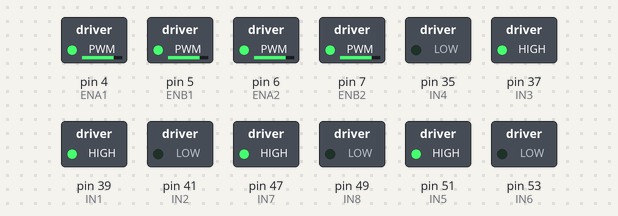
This sketch was run on a simulated Arduino Mega 2560, built with avr-gcc and run on an emulated ATmega2560. Shown: switched loads named in the sketch (green lamp = pin HIGH).

Above: at 0.1 s.
Timing chart, 0 to 1.6 s (numbered marks = the images above):
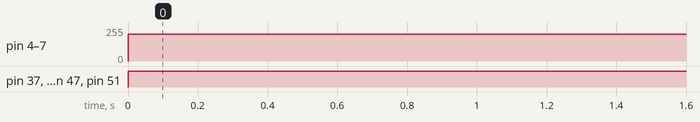

The sketch:

motorAndEncoder.ino
```cpp
// PWM pins for motor speed control
#define ENA1 4 // Motor Driver 1 - Front Left Enable (PWM)
#define ENB1 5 // Motor Driver 1 - Front Right Enable (PWM)
#define ENA2 6 // Motor Driver 2 - Rear Left Enable (PWM)
#define ENB2 7 // Motor Driver 2 - Rear Right Enable (PWM)

// H Bridge direction control pins for motors
#define IN1 39  // Motor Driver 1 - Front Left Direction Pin 1
#define IN2 41  // Motor Driver 1 - Front Left Direction Pin 2
#define IN3 37  // Motor Driver 1 - Front Right Direction Pin 1
#define IN4 35  // Motor Driver 1 - Front Right Direction Pin 2
#define IN5 51 // Motor Driver 2 - Rear Left Direction Pin 1
#define IN6 53 // Motor Driver 2 - Rear Left Direction Pin 2
#define IN7 47 // Motor Driver 2 - Rear Right Direction Pin 1
#define IN8 49 // Motor Driver 2 - Rear Right Direction Pin 2

#define ENCA1 11 // YELLOW FL
#define ENCB1 10 // WHITE  FL
#define ENCA2 13 // YELLOW RL
#define ENCB2 12 // WHITE  RL
#define ENCA3 34 // YELLOW FR
#define ENCB3 36 // WHITE  FR
#define ENCA4 42 // YELLOW RR
#define ENCB4 40 // WHITE  RR

volatile int posi1 = 0;       // Current position for Encoder 1 (pulses)
volatile int rotations1 = 0;  // Rotations for Encoder 1

volatile int posi2 = 0;       // Current position for Encoder 2 (pulses)
volatile int rotations2 = 0;  // Rotations for Encoder 2

volatile int posi3 = 0;       // Current position for Encoder 3 (pulses)
volatile int rotations3 = 0;  // Rotations for Encoder 3

volatile int posi4 = 0;       // Current position for Encoder 4 (pulses)
volatile int rotations4 = 0;  // Rotations for Encoder 4

const int PULSES_PER_REV = 111.25;  // Encoder pulses per revolution
const float WHEEL_DIAMETER = 80.0;  // Diameter of the wheel in mm

// Calculate the wheel's circumference in mm
const float WHEEL_CIRCUMFERENCE_MM = PI * WHEEL_DIAMETER;  // in mm
// Convert circumference from mm to cm
const float WHEEL_CIRCUMFERENCE_CM = WHEEL_CIRCUMFERENCE_MM / 10.0;  // in cm
const float DISTANCE_PER_PULSE_CM = WHEEL_CIRCUMFERENCE_CM / PULSES_PER_REV;  // Distance traveled per pulse in cm


// Global Variable to Store current speed for each wheel
int currentSpeedFL = 0, currentSpeedFR = 0, currentSpeedRL = 0, currentSpeedRR = 0;

int speed = 200;

void setup() {
  // Set all control pins as outputs
  pinMode(ENA1, OUTPUT); // PWM
  pinMode(ENB1, OUTPUT); // PWM
  pinMode(ENA2, OUTPUT); // PWM
  pinMode(ENB2, OUTPUT); // PWM

  pinMode(IN1, OUTPUT);
  pinMode(IN2, OUTPUT);
  pinMode(IN3, OUTPUT);
  pinMode(IN4, OUTPUT);
  pinMode(IN5, OUTPUT);
  pinMode(IN6, OUTPUT);
  pinMode(IN7, OUTPUT);
  pinMode(IN8, OUTPUT);

  // Initialize motors off
  stopMotors();
  pinMode(ENCA1, INPUT);
  pinMode(ENCB1, INPUT);
  attachInterrupt(digitalPinToInterrupt(ENCA1), readEncoder1, RISING);

  pinMode(ENCA2, INPUT);
  pinMode(ENCB2, INPUT);
  attachInterrupt(digitalPinToInterrupt(ENCA2), readEncoder2, RISING);

  pinMode(ENCA3, INPUT);
  pinMode(ENCB3, INPUT);
  attachInterrupt(digitalPinToInterrupt(ENCA3), readEncoder3, RISING);

  pinMode(ENCA4, INPUT);
  pinMode(ENCB4, INPUT);
  attachInterrupt(digitalPinToInterrupt(ENCA4), readEncoder4, RISING);
}

void loop() {

  mecanumDrive(speed, speed, speed, speed); // fl, fr, rl, rr
  encoderFL(); // Encoder 1: Front Left
  encoderRL(); // Encoder 2: Rear Left
  encoderFR(); // Encoder 3: Front Right
  encoderRR(); // Encoder 4: Rear Right
  delay(100);


  // // Forward movement
  // mecanumDrive(255, 255, 255, 255); // All wheels forward at full speed
  // delay(1000);

  // slowStop(); // Slowly stop the motors
  // delay(1000);

  // // Backward movement
  // mecanumDrive(-255, -255, -255, -255); // All wheels backward at full speed
  // delay(1000);

  // slowStop(); // Slowly stop the motors
  // delay(1000);

  // // Crab walk right
  // mecanumDrive(255, -255, -255, 255); // Diagonal motion for right crab walk
  // delay(1000);

  // slowStop(); // Slowly stop the motors
  // delay(1000);

  // // Crab walk left
  // mecanumDrive(-255, 255, 255, -255); // Diagonal motion for left crab walk
  // delay(1000);

  // slowStop(); // Slowly stop the motors
  // delay(1000);

  // // Rotate clockwise
  // mecanumDrive(255, -255, 255, -255); // Opposite directions for adjacent wheels
  // delay(1000);

  // slowStop(); // Slowly stop the motors
  // delay(1000);

  // // Rotate counterclockwise
  // mecanumDrive(-255, 255, -255, 255); // Opposite directions for adjacent wheels
  // delay(1000);

  // slowStop(); // Slowly stop the motors
  // delay(1000);

  // // Stop all motors
  // stopMotors();

  // delay(2000);
}

// Function to drive Mecanum wheels
// fl, fr, rl, rr: Speed for each wheel (-255 to 255)
void mecanumDrive(int fl, int fr, int rl, int rr) {
  currentSpeedFL = fl;
  currentSpeedFR = fr;
  currentSpeedRL = rl;
  currentSpeedRR = rr;

  driveMotor(ENA1, IN1, IN2, fl); // Front Left
  driveMotor(ENB1, IN3, IN4, fr); // Front Right
  driveMotor(ENA2, IN5, IN6, rl); // Rear Left
  driveMotor(ENB2, IN7, IN8, rr); // Rear Right
}

// Function to control an individual motor
// enablePin: PWM pin, inPin1/inPin2: Direction pins, speed: -255 to 255
void driveMotor(int enablePin, int inPin1, int inPin2, int speed) {
  if (speed > 0) {
    digitalWrite(inPin1, HIGH);
    digitalWrite(inPin2, LOW);
  } else if (speed < 0) {
    digitalWrite(inPin1, LOW);
    digitalWrite(inPin2, HIGH);
    speed = -speed; // Make speed positive for PWM
  } else {
    digitalWrite(inPin1, LOW);
    digitalWrite(inPin2, LOW);
  }

  analogWrite(enablePin, constrain(speed, 0, 255)); // Set motor speed
}

// Function to stop all motors
void stopMotors() {
  mecanumDrive(0, 0, 0, 0);
}

// Function to slowly stop all motors
void slowStop() {
  while (currentSpeedFL != 0 || currentSpeedFR != 0 || currentSpeedRL != 0 || currentSpeedRR != 0) {
    // Decrease speed for each wheel gradually
    currentSpeedFL = approachZero(currentSpeedFL);
    currentSpeedFR = approachZero(currentSpeedFR);
    currentSpeedRL = approachZero(currentSpeedRL);
    currentSpeedRR = approachZero(currentSpeedRR);

    // Update the motor speeds
    driveMotor(ENA1, IN1, IN2, currentSpeedFL);
    driveMotor(ENB1, IN3, IN4, currentSpeedFR);
    driveMotor(ENA2, IN5, IN6, currentSpeedRL);
    driveMotor(ENB2, IN7, IN8, currentSpeedRR);

    delay(50); // Small delay for smooth deceleration
  }
}

// Helper function to approach zero gradually
int approachZero(int speed) {
  if (speed > 0) {
    return max(0, speed - 10); // Decrease positive speed
  } else if (speed < 0) {
    return min(0, speed + 10); // Increase negative speed (towards 0)
  }
  return 0; // Already at zero
}

void encoderFL() {
  int pos = 0;
  int revs = 0;
  float distanceTraveled = 0.0;

  // Safely read shared variables
  noInterrupts();
  pos = posi1;
  revs = rotations1;
  distanceTraveled = rotations1 * WHEEL_CIRCUMFERENCE_CM;
  interrupts();

  // Print Encoder 1 data
  Serial.print("Encoder 1 - Position: ");
  Serial.print(pos);
  Serial.print(", Rotations: ");
  Serial.print(revs);
  Serial.print(", Distance Traveled (cm): ");
  Serial.println(distanceTraveled);
}

void encoderRL() {
  int pos = 0;
  int revs = 0;
  float distanceTraveled = 0.0;

  // Safely read shared variables
  noInterrupts();
  pos = posi2;
  revs = rotations2;
  distanceTraveled = rotations2 * WHEEL_CIRCUMFERENCE_CM;
  interrupts();

  // Print Encoder 2 data
  Serial.print("Encoder 2 - Position: ");
  Serial.print(pos);
  Serial.print(", Rotations: ");
  Serial.print(revs);
  Serial.print(", Distance Traveled (cm): ");
  Serial.println(distanceTraveled);
}

void encoderFR() {
  int pos = 0;
  int revs = 0;
  float distanceTraveled = 0.0;

  // Safely read shared variables
  noInterrupts();
  pos = posi3;
  revs = rotations3;
  distanceTraveled = rotations3 * WHEEL_CIRCUMFERENCE_CM;
  interrupts();

  // Print Encoder 2 data
  Serial.print("Encoder 3 - Position: ");
  Serial.print(pos);
  Serial.print(", Rotations: ");
  Serial.print(revs);
  Serial.print(", Distance Traveled (cm): ");
  Serial.println(distanceTraveled);
}

void encoderRR() {
  int pos = 0;
  int revs = 0;
  float distanceTraveled = 0.0;

  // Safely read shared variables
  noInterrupts();
  pos = posi4;
  revs = rotations4;
  distanceTraveled = rotations4 * WHEEL_CIRCUMFERENCE_CM;
  interrupts();

  // Print Encoder 2 data
  Serial.print("Encoder 4 - Position: ");
  Serial.print(pos);
  Serial.print(", Rotations: ");
  Serial.print(revs);
  Serial.print(", Distance Traveled (cm): ");
  Serial.println(distanceTraveled);
}

void readEncoder1() {
  int b = digitalRead(ENCB1);

  if (b > 0) {
    posi1++;
  } else {
    posi1--;
  }

  if (posi1 >= PULSES_PER_REV) {
    posi1 -= PULSES_PER_REV;
    rotations1++;
  } else if (posi1 <= -PULSES_PER_REV) {
    posi1 += PULSES_PER_REV;
    rotations1--;
  }
}

void readEncoder2() {
  int b = digitalRead(ENCB2);

  if (b > 0) {
    posi2++;
  } else {
    posi2--;
  }

  if (posi2 >= PULSES_PER_REV) {
    posi2 -= PULSES_PER_REV;
    rotations2++;
  } else if (posi2 <= -PULSES_PER_REV) {
    posi2 += PULSES_PER_REV;
    rotations2--;
  }
}

void readEncoder3() {
  int b = digitalRead(ENCB3);

  if (b > 0) {
    posi3++;
  } else {
    posi3--;
  }

  if (posi3 >= PULSES_PER_REV) {
    posi3 -= PULSES_PER_REV;
    rotations3++;
  } else if (posi3 <= -PULSES_PER_REV) {
    posi3 += PULSES_PER_REV;
    rotations3--;
  }
}

void readEncoder4() {
  int b = digitalRead(ENCB4);

  if (b > 0) {
    posi4++;
  } else {
    posi4--;
  }

  if (posi4 >= PULSES_PER_REV) {
    posi4 -= PULSES_PER_REV;
    rotations4++;
  } else if (posi4 <= -PULSES_PER_REV) {
    posi4 += PULSES_PER_REV;
    rotations4--;
  }
}
```

Measured:
- by itself, pin 4 (ENA1), pin 5 (ENB1), pin 6 (ENA2), pin 7 (ENB2): 0/255 → 200/255 at 0.00 s
- by itself, pin 37 (IN3), pin 39 (IN1), pin 47 (IN7), pin 51 (IN5): LOW → HIGH at 0.00 s
